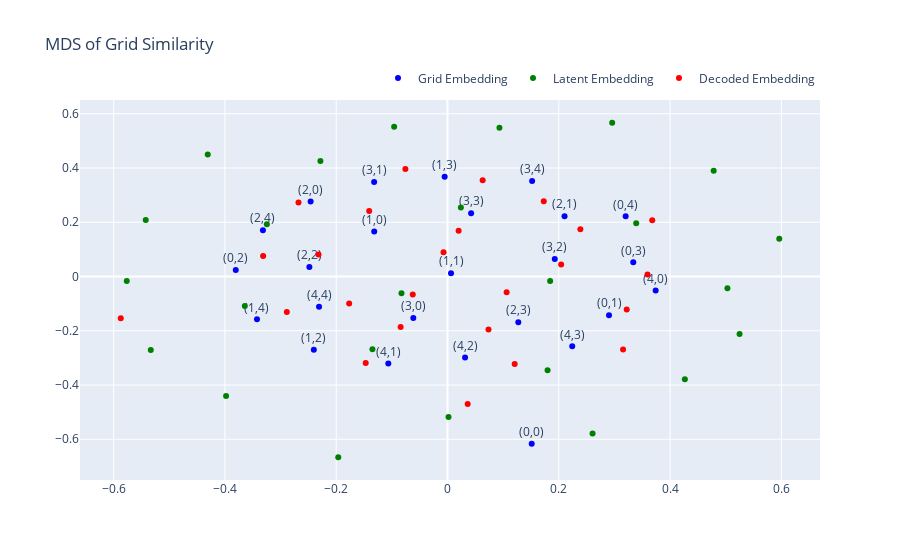

The code cell stored with this chart in its notebook:
### Code cell
grid_coordinates = [(i//5, i%5) for i in range(25)]
# Create an empty figure
fig = go.Figure()

# Add the MDS embeddings for the grid
fig.add_trace(go.Scatter(
    x=mds_grid_embedding[:, 0],
    y=mds_grid_embedding[:, 1],
    mode='markers+text',
    marker=dict(color='blue'),
    text=[f"({x},{y})" for i, (x, y) in enumerate(grid_coordinates)],
    name="Grid Embedding"
))

# Add the MDS embeddings for the latent space
fig.add_trace(go.Scatter(
    x=mds_latent_embedding[:, 0],
    y=mds_latent_embedding[:, 1],
    mode='markers+text',
    marker=dict(color='green'),
    #text=[f"({x},{y})" for i, (x, y) in enumerate(grid_coordinates)],
    name="Latent Embedding"
))

# Add the MDS embeddings for the decoded space
fig.add_trace(go.Scatter(
    x=mds_decoded_embedding[:, 0],
    y=mds_decoded_embedding[:, 1],
    mode='markers+text',
    marker=dict(color='red'),
    #text=[f"({x},{y})" for i, (x, y) in enumerate(grid_coordinates)],
    name="Decoded Embedding"
))

# Update the layout
fig.update_layout(
    title="MDS of Grid Similarity",
    legend=dict(orientation="h", yanchor="bottom", y=1.02, xanchor="right", x=1)
)

fig.update_traces(textposition='top center')

# Show the figure
fig.show()

### Figure 1 — Plotly figure (JSON) as saved in the notebook; plotly's stock layout.template omitted (floating-point values rounded to 4 significant figures)
{"data": [{"marker": {"color": "blue"}, "mode": "markers+text", "name": "Grid Embedding", "text": ["(0,0)", "(0,1)", "(0,2)", "(0,3)", "(0,4)", "(1,0)", "(1,1)", "(1,2)", "(1,3)", "(1,4)", "(2,0)", "(2,1)", "(2,2)", "(2,3)", "(2,4)", "(3,0)", "(3,1)", "(3,2)", "(3,3)", "(3,4)", "(4,0)", "(4,1)", "(4,2)", "(4,3)", "(4,4)"], "textposition": "top center", "type": "scatter", "x": [0.1513, 0.2902, -0.3805, 0.3339, 0.3202, -0.1317, 0.006329, -0.2402, -0.005118, -0.3424, -0.246, 0.2104, -0.2483, 0.1273, -0.3317, -0.06142, -0.1319, 0.1928, 0.04244, 0.1521, 0.3741, -0.1064, 0.03153, 0.2241, -0.2309], "y": [-0.6162, -0.1424, 0.02407, 0.05255, 0.2221, 0.1659, 0.01224, -0.2698, 0.368, -0.1578, 0.2765, 0.2225, 0.03488, -0.1682, 0.1709, -0.1531, 0.348, 0.06459, 0.2335, 0.3518, -0.05192, -0.3204, -0.2983, -0.2573, -0.1119]}, {"marker": {"color": "green"}, "mode": "markers+text", "name": "Latent Embedding", "textposition": "top center", "type": "scatter", "x": [-0.1963, -0.3643, 0.3391, 0.5031, 0.1799, -0.08274, -0.3247, -0.1349, 0.5249, 0.09334, 0.4783, -0.5765, 0.001802, -0.3979, 0.02403, 0.2607, -0.5424, -0.2284, 0.4266, -0.4309, -0.5333, 0.1844, 0.5962, 0.296, -0.09591], "y": [-0.6663, -0.1086, 0.1964, -0.04285, -0.3455, -0.06197, 0.1928, -0.2686, -0.2115, 0.5489, 0.3904, -0.01632, -0.5175, -0.4406, 0.2542, -0.5785, 0.2079, 0.4256, -0.3787, 0.45, -0.2708, -0.01671, 0.1396, 0.5669, 0.5518]}, {"marker": {"color": "red"}, "mode": "markers+text", "name": "Decoded Embedding", "textposition": "top center", "type": "scatter", "x": [-0.5873, -0.1768, 0.03626, 0.2388, -0.2888, -0.2678, -0.2318, 0.173, 0.07367, -0.147, 0.3595, -0.007166, -0.07568, -0.08428, -0.1407, -0.06244, 0.01997, 0.2042, 0.1063, -0.3314, 0.3156, 0.1207, 0.368, 0.06316, 0.3221], "y": [-0.154, -0.09933, -0.4697, 0.1744, -0.1305, 0.2731, 0.08148, 0.2771, -0.1954, -0.3188, 0.007798, 0.08902, 0.3966, -0.1864, 0.2412, -0.06639, 0.1687, 0.04388, -0.05773, 0.07597, -0.2689, -0.3228, 0.2075, 0.3552, -0.122]}], "layout": {"legend": {"orientation": "h", "x": 1, "xanchor": "right", "y": 1.02, "yanchor": "bottom"}, "title": {"text": "MDS of Grid Similarity"}}}
